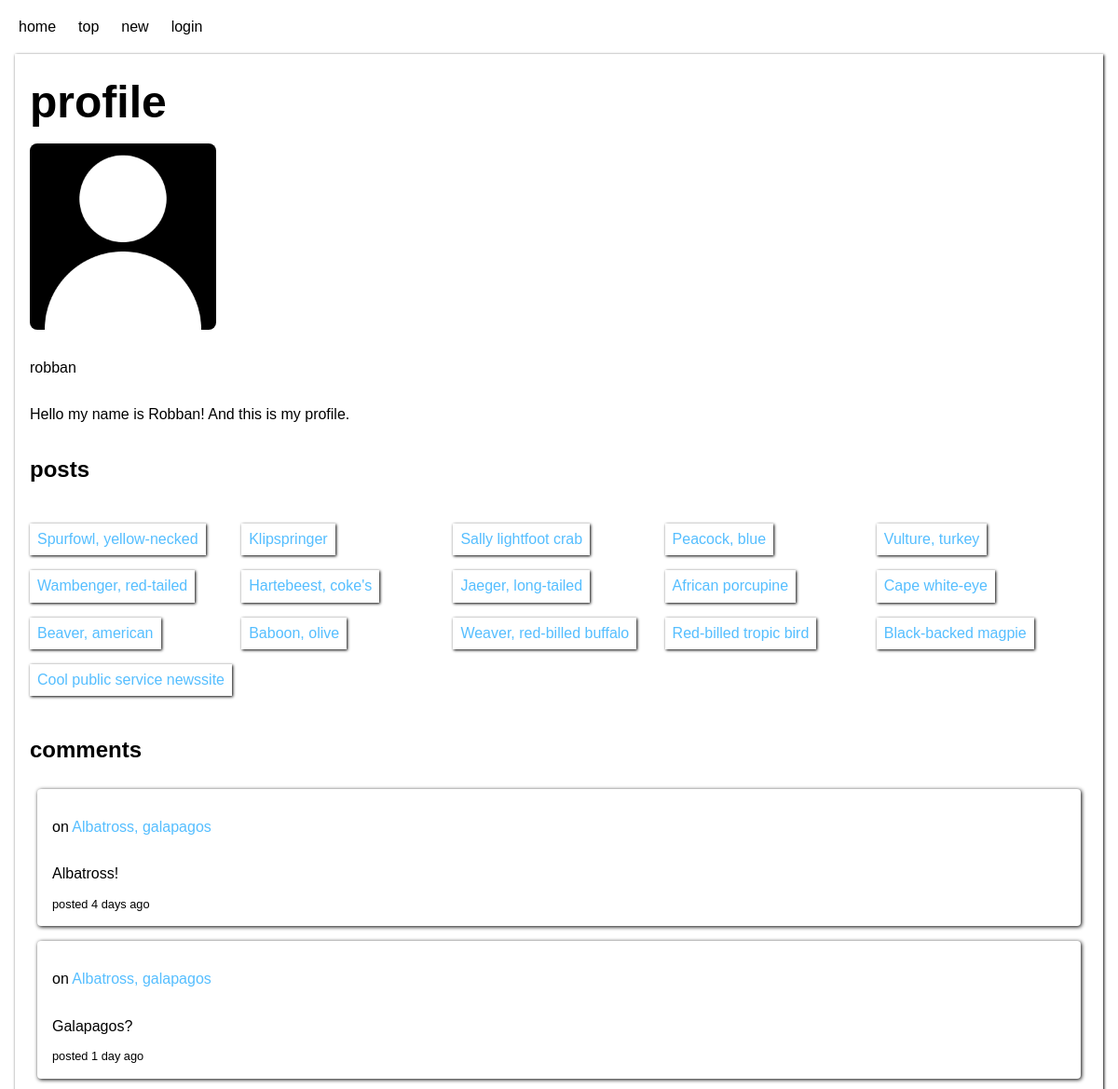
/view.php?view=profile&user_id=2, run on the app's committed database.
### tables this page shows
CREATE TABLE users (
	id INTEGER NOT NULL PRIMARY KEY AUTOINCREMENT UNIQUE,
	user_name VARCHAR NOT NULL UNIQUE,
	email VARCHAR NOT NULL UNIQUE,
	password VARCHAR NOT NULL,
	bio VARCHAR,
	image_url VARCHAR
);

CREATE TABLE posts (
	id INTEGER NOT NULL PRIMARY KEY AUTOINCREMENT UNIQUE,
	user_id INTEGER NOT NULL,
	title VARCHAR NOT NULL,
	description VARCHAR NOT NULL,
	url VARCHAR NOT NULL,
	creation_time DATETIME NOT NULL
);

CREATE TABLE comments (
	id INTEGER NOT NULL PRIMARY KEY AUTOINCREMENT UNIQUE,
	post_id INTEGER NOT NULL,
	user_id INTEGER NOT NULL,
	comment VARCHAR NOT NULL,
	reply INTEGER,
	creation_time DATETIME NOT NULL
);

### app/functions.php (called while the page is built, shortened)
<?php
function userLoggedIn(): bool
{
    return false;
}
function getAge(string $birth): string
{
    $today = new DateTime();
    $birth = new DateTime($birth);
    $interval = $today->diff($birth);
    if ($interval->m === 0 && $interval->days === 1) {
        return $interval->days . " day ago";
    } elseif ($interval->m === 0 && $interval->days > 0) {
        return $interval->days . " days ago";
    }
    return "today";
}
function fetchUser(int $userId, PDO $db): ?array
{
    $stmnt = $db->prepare("SELECT id, user_name, bio, image_url FROM users WHERE id = :user_id");
    $stmnt->bindParam(":user_id", $userId, PDO::PARAM_INT);
    $stmnt->execute();
    $result = $stmnt->fetch(PDO::FETCH_ASSOC);
    return $result;
}
function fetchUserPosts(int $userId, PDO $db): ?array
{
    $stmnt = $db->prepare("SELECT * FROM posts WHERE user_id = :user_id");
    $stmnt->bindParam("user_id", $userId, PDO::PARAM_INT);
    $stmnt->execute();
    $results = $stmnt->fetchAll(PDO::FETCH_ASSOC);
    return $results;
}
function fetchUserComments(int $userId, PDO $db): ?array
{
    $stmnt = $db->prepare("SELECT * FROM comments WHERE user_id = :user_id");
    $stmnt->bindParam(":user_id", $userId, PDO::PARAM_INT);
    $stmnt->execute();
    $results = $stmnt->fetchAll(PDO::FETCH_ASSOC);
    return $results;
}
function fetchPostTitle(int $postId, PDO $db): ?string
{
    $stmnt = $db->prepare("SELECT title FROM posts WHERE id = :id;");
    $stmnt->bindParam(":id", $postId, PDO::PARAM_INT);
    $stmnt->execute();
    $result = $stmnt->fetch(PDO::FETCH_ASSOC);
    return $result['title'];
}

### view.php (the view, shortened to what this page needs)
<?php
require __DIR__ . '/app/autoload.php';
require __DIR__ . '/views/header.php';
if (isset($_GET['view'])) {
    $view = filter_var($_GET['view'], FILTER_SANITIZE_STRING);
    if ($view === 'post') {
        if (isset($_GET['post_id'])) {
            $postId = (int)filter_var($_GET['post_id'], FILTER_SANITIZE_NUMBER_INT);
            $post = fetchPost($postId, $db);
            if (!isset($post)) {
                addMessage('Link seems to be dead!');
            } else {
                $postComments = fetchComments($postId, $db);
                $commentReplies = fetchReplies($postId, $db);
            }
        }
    } elseif ($view === 'profile') {
        if (isset($_GET['user_id'])) {
            $userId = (int)filter_var($_GET['user_id'], FILTER_SANITIZE_NUMBER_INT);
            $profile = fetchUser($userId, $db);
            if (!isset($profile)) {
                addMessage('No user like this seems to exist!');
            } else {
                $userPosts = fetchUserPosts($userId, $db);
                $userComments = fetchUserComments($userId, $db);
            }
        }
    } elseif ($view === 'search') {
        $query = filter_var($_GET['query'], FILTER_SANITIZE_STRING);
        $searchResults = searchPosts($query, $db);
    } else {
        addMessage('Incorrect url');
        header('location: /');
        exit;
    }
} else {
    addMessage('Incorrect url');
    header('location: /');
    exit;
}
?>
<main>
    <?php if (isset($post)) : ?>
        <article class="post grid">
            <div class="top">
                <div class="votes">
                    <?php if (userLoggedIn() && userUpvote($_SESSION['user']['id'], $post['id'], $db)) : ?>
                        <button class="vote active" data-post="<?= $post['id'] ?>">▲</button>
                    <?php elseif (userLoggedIn() && !userUpvote($_SESSION['user']['id'], $post['id'], $db)) : ?>
                        <button class="vote" data-post="<?= $post['id'] ?>">▲</button>
                    <?php else : ?>
                        <button class="vote">▲</button>
                    <?php endif; ?>
                    <p class="upvotes"><?= $post['upvotes'] ?></p>
                </div>
                <a href="<?= $post['url'] ?>">
                    <h1><?= $post['title'] ?></h1>
                </a>
            </div>
            <div class="full">
                <p><?= $post['description'] ?></p>
                <p>
                    by
                    <a href="/view.php?view=profile&user_id=<?= $post['user_id'] ?>">
                        <?= fetchPoster((int)$post['user_id'], $db) ?>
                    </a>
                </p>
                <p><?= $post['creation_time'] ?></p>
                <?php if (userLoggedIn() && $post['user_id'] === $_SESSION['user']['id']) : ?>
                    <a class="button" href="/edit.php?edit=post&post_id=<?= $post['id'] ?>">edit post</a>
                <?php endif; ?>
            </div>
            <section class="comments full">
                <?php if (isset($postComments)) : ?>
                    <?php foreach ($postComments as $postComment) : ?>
                        <div class="comment">
                            <small>posted <?= getAge($postComment['creation_time']) ?></small>
                            <a href="/view.php?view=profile&user_id=<?= $postComment['user_id'] ?>"><?= fetchPoster((int)$postComment['user_id'], $db) ?> says:</a>
                            <p class="comment"><?= $postComment['comment'] ?></p>
                            <?php if (isset($commentReplies)) : ?>
                                <?php foreach ($commentReplies as $commentReply) : ?>
                                    <?php if ($commentReply['reply'] === $postComment['id']) : ?>
                                        <div class="comment reply">
                                            <small>posted <?= getAge($commentReply['creation_time']) ?></small>
                                            <a href="/view.php?view=profile&user_id=<?= $commentReply['user_id'] ?>"><?= fetchPoster((int)$commentReply['user_id'], $db) ?> replies: </a>
                                            <p class="comment"><?= $commentReply['comment'] ?></p>
                                            <?php if (userLoggedIn() && $_SESSION['user']['id'] === $commentReply['user_id']) : ?>
                                                <a class="button" href="/edit.php?edit=comment&comment_id=<?= $commentReply['id'] ?>">edit comment</a>
                                            <?php endif; ?>
                                        </div>
                                    <?php endif; ?>
                                <?php endforeach; ?>
                            <?php endif; ?>
                            <?php if (userLoggedIn()) : ?>
                                <a class="button" href="/edit.php?edit=reply&comment_id=<?= $postComment['id'] ?>">reply</a>
                            <?php endif; ?>
                            <?php if (userLoggedIn() && $_SESSION['user']['id'] === $postComment['user_id']) : ?>
                                <a class="button" href="/edit.php?edit=comment&comment_id=<?= $postComment['id'] ?>">edit comment</a>
                            <?php endif; ?>
                        </div>
                    <?php endforeach; ?>
                <?php else : ?>
                    <p>No comments yet</p>
                <?php endif; ?>
            </section>
            <?php if (userLoggedIn()) : ?>
                <form class="full" action="/app/posts/comment.php" method="post">
                    <label for="comment">comment</label>
                    <input type="hidden" id="post_id" name="post_id" value="<?= $post['id'] ?>">
                    <textarea id="comment" name="comment" rows="4" required></textarea>
                    <button type="submit">submit</button>
                </form>
            <?php else : ?>
                <a class="button" href="/login.php">login to comment</a>
            <?php endif; ?>
        </article>
    <?php elseif (isset($profile)) : ?>
        <section class="profile">
            <h1>profile</h1>
            <?php if (!isset($profile['image_url'])) : ?>
                <img src="/assets/images/no-image.png" alt="no profile picture selected">
            <?php else : ?>
                <img src="<?= $profile['image_url'] ?>" alt="profile picture">
            <?php endif; ?>
            <p><?= $profile['user_name'] ?></p>
            <p><?= $profile['bio'] ?></p>
            <?php if (isset($userPosts)) : ?>
                <h2>posts</h2>
                <ul class="user-posts">
                    <?php foreach ($userPosts as $userPost) : ?>
                        <li>
                            <a href="/view.php?view=post&post_id=<?= $userPost['id'] ?>"><?= $userPost['title'] ?></a>
                        </li>
                    <?php endforeach; ?>
                </ul>
            <?php else : ?>
                <h2>no posts</h2>
            <?php endif; ?>
            <?php if (isset($userComments)) : ?>
                <h2>comments</h2>
                <?php foreach ($userComments as $userComment) : ?>
                    <div class="comment">
                        <p>on
                            <a href="/view.php?view=post&post_id=<?= $userComment['post_id'] ?>">
                                <?= fetchPostTitle((int)$userComment['post_id'], $db) ?>
                            </a>
                        </p>
                        <p><?= $userComment['comment'] ?></p>
                        <small>posted <?= getAge($userComment['creation_time']) ?></small>
                    </div>
                <?php endforeach; ?>
            <?php else : ?>
                <h2>no comments</h2>
            <?php endif; ?>
        </section>
    <?php endif; ?>
</main>
<?php
require __DIR__ . '/views/footer.php';
?>

### views/header.php (shortened to what this page needs)
<!DOCTYPE html>
<html lang="en">
<head>
    <link rel="stylesheet" href="../assets/css/moder-normalize.css">
    <link rel="stylesheet" href="../assets/css/style.css">
</head>
<body>
    <?php require __DIR__ . '/navigation.php' ?>

### views/navigation.php
<nav>
    <ul>
        <li class="nav-item"><a href="/index.php">home</a></li>
        <li class="nav-item"><a href="/index.php?order_by=top">top</a></li>
        <li class="nav-item"><a href="/index.php?order_by=new">new</a></li>
        <?php if (userLoggedIn()) : ?>
            <li class="nav-item"><a href="/profile.php"><?= $_SESSION['user']['user_name'] ?></a></li>
        <?php else : ?>
            <li class="nav-item"><a href="/login.php">login</a></li>
        <?php endif; ?>
    </ul>
</nav>

### views/footer.php (shortened to what this page needs)
</body>

### assets/css/style.css (style rules this page uses)
:root { --blue: rgb(85, 190, 255); --orange: coral; }
body { margin: 16px; font-family: sans-serif; }
a { text-decoration: none; color: rgb(85, 190, 255); }
h1 { font-size: 3rem; margin-top: 8px; margin-bottom: 16px; }
nav { margin: 8px 0px 16px 0px; }
nav a { color: black; }
nav ul { margin: 0; padding: 0; list-style-type: none; display: flex; }
li.nav-item { padding: 4px; margin: 0px 8px; transition: transform 0.1s ease-in-out; border-radius: 4px; }
li.nav-item:first-child { margin-left: 0; }
div.comment { display: flex; flex-direction: column; margin: 8px; padding: 16px; box-shadow: 1px 1px 4px; border-radius: 4px; }
section.profile { display: flex; flex-direction: column; padding: 16px; box-shadow: 1px 1px 3px; }
section.profile img { width: 200px; height: 200px; margin: 0px 0px 16px 0px; border-radius: 8px; object-fit: cover; }
ul.user-posts { list-style-type: none; display: grid; grid-template-columns: repeat(auto-fit, minmax(200px, 1fr)); padding: 0px; }
ul.user-posts li { width: fit-content; padding: 8px; margin: 8px 8px 8px 0px; box-shadow: 1px 1px 3px; transition: transform 0.1s ease-in-out; }

### data on the page
users: user_name "robban", bio "Hello my name is Robban! And this is my profile."
posts: title "Spurfowl, yellow-necked"
posts: title "Klipspringer"
posts: title "Sally lightfoot crab"
posts: title "Peacock, blue"
posts: title "Vulture, turkey"
posts: title "Wambenger, red-tailed"
posts: title "Hartebeest, coke's"
posts: title "Jaeger, long-tailed"
posts: title "African porcupine"
posts: title "Cape white-eye"
posts: title "Beaver, american"
posts: title "Baboon, olive"
posts: title "Weaver, red-billed buffalo"
posts: title "Red-billed tropic bird"
posts: title "Black-backed magpie"
posts: title "Cool public service newssite"
comments: post.title "Albatross, galapagos", comment "Albatross!", creation_time "4 days ago"
comments: post.title "Albatross, galapagos", comment "Galapagos?", creation_time "1 day ago"
